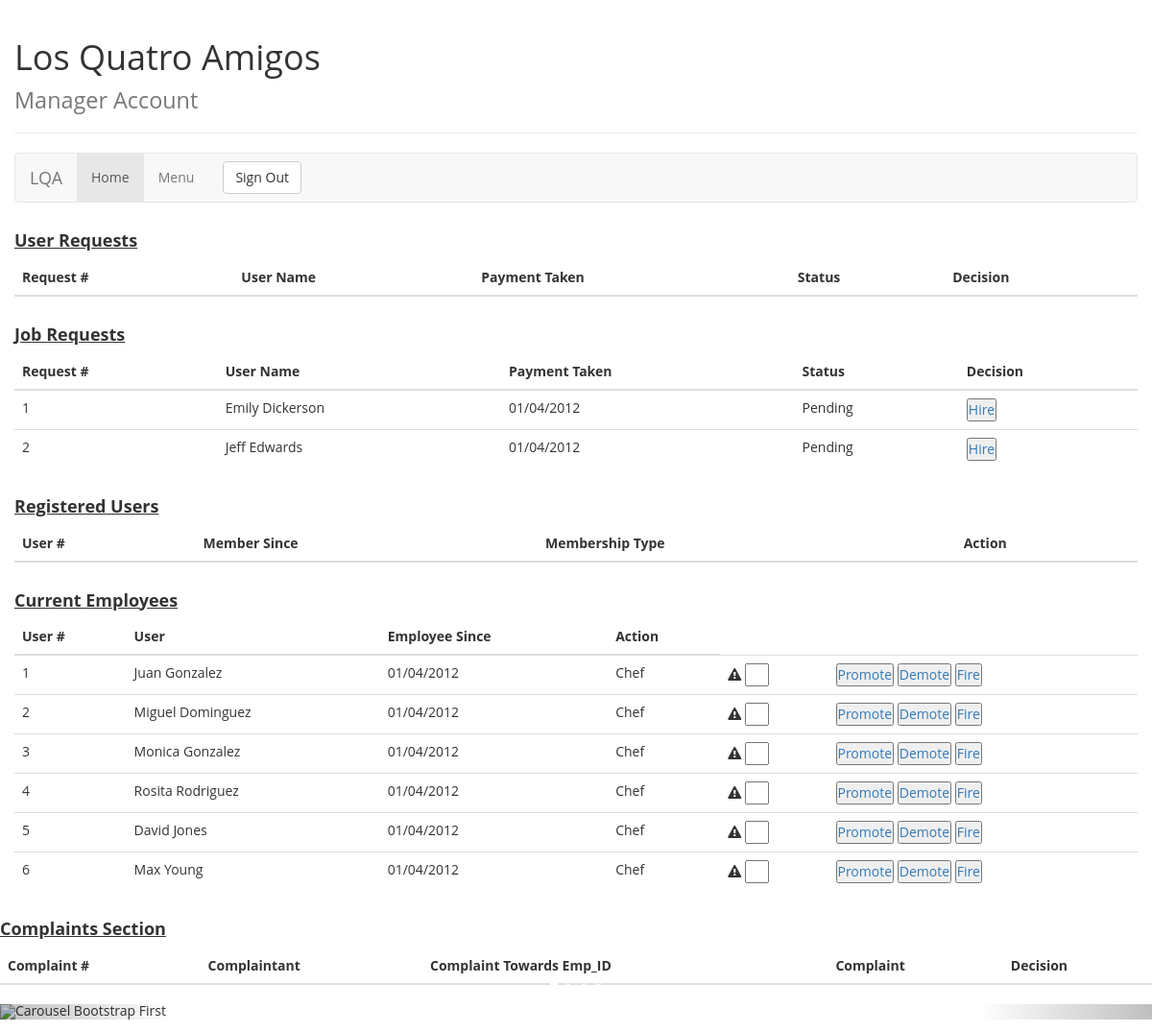
The page /hire_employee/C1 on the database its author committed.
### tables this page shows
CREATE TABLE employees (
    emp_id VARCHAR(5) not null,
    password varchar(20) not null,
    emp_fname varchar(20) not null,
    emp_lname varchar(20) not null,
    address varchar(40) not null,
    city varchar(20) not null,
    state nchar(2) not null,
    postal char(5) not null,
    apt varchar(5),
    phone nchar(10) not null,
    ssn varchar(9),
    birthdate DATE not null,
    salary decimal(5,2) not null,
    date_hired [timestamp] timestamp,
    hired nchar(1) not null,
    demotions int,
    compliments int,
    complaints int,
    PRIMARY KEY (emp_id)
    );

### app/models/views.py (the view)
@app.route('/hire_employee/<empl_name>', methods=['GET'])
def hire(empl_name):
    db = db_connect()
    db.hire_employee(empl_name)
    return view_management_page()

### app/models/models.py (called while the page is built)
    def select_all_hired_employees(self):
        result = self.cur.execute("SELECT * FROM employees WHERE hired = 1").fetchall()
        return result

    def select_all_pending_employees(self):
        result = self.cur.execute("SELECT * FROM employees WHERE hired = 0").fetchall()
        return result

    def select_all_unregistered_users(self):
        result = self.cur.execute("SELECT * FROM users WHERE registered = 0").fetchall()
        return result

    def select_all_registered_users(self):
        result = self.cur.execute("SELECT * FROM users Where registered = 1").fetchall()
        return result

    def select_all_pending_complaints(self):
        result = self.cur.execute("SELECT * FROM complaints WHERE approval=0").fetchall()
        return result

    def hire_employee(self,emp_id):
        self.cur.execute("UPDATE employees SET hired = 1 where emp_id ='%s'" %emp_id)
        self.con.commit()

### app/models/views.py (called while the page is built)
@app.route('/loginManager')
def view_management_page():
    db = db_connect()
    unregistered_users = db.select_all_unregistered_users()
    registered = db.select_all_registered_users()
    hired_employees = db.select_all_hired_employees()
    unhired_employees = db.select_all_pending_employees()
    list_of_complaints = db.select_all_pending_complaints()
    return render_template("loginMANAGER.html", registered_users=registered, unregistered=unregistered_users,
                           hired_employees=hired_employees, unhired_employees=unhired_employees, complaints=list_of_complaints )

### app/templates/loginMANAGER.html (shortened to what this page needs)
<!DOCTYPE html>
<html lang="en">
  <head>
    <link href="{{ url_for('static', filename='style.css') }}" rel="stylesheet">
    <link href="{{ url_for('static', filename='bootstrap/css/bootstrap.css') }}" rel="stylesheet">
    <link rel="stylesheet" href="{{ url_for('static', filename='font-awesome-4.7.0/css/font-awesome.min.css') }}">
  </head>
  <body>
    <div class="container-fluid">
	<div class="row">
		<div class="col-md-12">
			<div class="page-header">
				<h1>
					Los Quatro Amigos <br> <small> Manager Account </small>
				</h1>
			</div>
			<nav class="navbar navbar-default" role="navigation">
				<div class="navbar-header">
					 <a class="navbar-brand" href="#">LQA</a>
				</div>
				<div class="collapse navbar-collapse" id="bs-example-navbar-collapse-1">
					<ul class="nav navbar-nav">
						<li class="active">
							<a href="#">Home</a>
						</li>
						<li>
							<a href="#">Menu</a>
						</li>
					</ul>
					<form class="navbar-form navbar-left" role="search">
						<button type="submit" class="btn btn-default">
							Sign Out
						</button>
					</form>
				</div>
			</nav>
		</div>
	</div>
	<div class="row">
		<div class="col-md-12">
            <h4> <strong style="text-decoration: underline"> User Requests </strong> </h4>
			<table class="table">
				<thead>
					<tr>
						<th>
							Request #
						</th>
						<th>
							User Name
						</th>
						<th>
							Payment Taken
						</th>
						<th>
							Status
						</th>
                        <th>
                            Decision
                        </th>
					</tr>
				</thead>
			</table>
		</div>
	</div>
	<div class="row">
		<div class="col-md-12">
        <h4> <strong style="text-decoration: underline"> Job Requests </strong> </h4>
			<table class="table">
				<thead>
					<tr>
						<th>
							Request #
						</th>
						<th>
							User Name
						</th>
						<th>
							Payment Taken
						</th>
						<th>
							Status
						</th>
                        <th>
                            Decision
                        </th>
					</tr>
				</thead>
				<tbody>
                    {% for unhired_employee in unhired_employees %}
                    <tr>
                        <td>
                             {{ loop.index }}
                        </td>
                        <td>
                            {{ unhired_employee[2] }} {{ unhired_employee[3] }}
                        </td>
                        <td>
                            01/04/2012
                        </td>
                        <td>
                            Pending
                        </td>
                        <td>
                            <button type="button" ><a href="{{ url_for('hire', empl_name=unhired_employee[0]) }}">Hire </a></button>
                        </td>
                    </tr>
                 {% endfor %}
                </tbody>
			</table>
		</div>
	</div>
	<div class="row">
		<div class="col-md-12">
        <h4> <strong style="text-decoration: underline"> Registered Users </strong> </h4>
			<table class="table">
				<thead>
					<tr>
						<th>
							User #
						</th>
						<th>
							Member Since
						</th>
						<th>
                            Membership Type
						</th>
						<th>
							Action
						</th>
					</tr>
				</thead>
			</table>
		</div>
	</div>
	<div class="row">
		<div class="col-md-12">
         <h4> <strong style="text-decoration: underline"> Current Employees </strong> </h4>
			<table class="table">
					<thead>
						<tr>
							<th>
								User #
							</th>
							<th>
								User
							</th>
							<th>
								Employee Since
							</th>
							<th>
								Action
							</th>
						</tr>
					</thead>
					<tbody>
                      {% for employees in hired_employees %}
                      <tr>
                      <td>
                      {{ loop.index }}
                      </td>
                      <td>
                      {{employees[2]}} {{employees[3]}}
                      </td>
                      <td>
                      01/04/2012
                      </td>
                      <td>
                      Chef
                      </td>
                      <td>
                      <form >
                      <span class="fa fa-exclamation-triangle" aria-hidden="true"> </span> <input type="text" name="first_name" style="width: 25px"/>
                      </form>
                      </td>
                      <td>
                      <button type="button" ><a href="{{ url_for('promote', empl_name=employees[0]) }}"> Promote </a></button>
                      <button type="button" ><a href="{{ url_for('demote', empl_name=employees[0]) }}"> Demote </a></button>
                      <button type="button" ><a href="{{ url_for('fire', empl_name=employees[0]) }}"> Fire </a></button>
                      </td>
                      </tr>
                     {% endfor %}
                    </tbody>
			</table>
		</div>
	</div>
</div>
        <div class="row">
		<div class="col-md-12">
        <h4> <strong style="text-decoration: underline"> Complaints Section </strong> </h4>
			<table class="table">
				<thead>
					<tr>
						<th>
							Complaint #
						</th>
						<th>
							Complaintant
						</th>
						<th>
							Complaint Towards Emp_ID
						</th>
						<th>
							Complaint
						</th>
                        <th>
                            Decision
                        </th>
					</tr>
				</thead>
			</table>
		</div>
	</div>
	<div class="carousel slide" id="carousel-361270">
		<ol class="carousel-indicators">
			<li class="active" data-slide-to="1" data-target="#carousel-361270">
			</li>
			<li data-slide-to="2" data-target="#carousel-361270">
			</li>
			<li data-slide-to="3" data-target="#carousel-361270">
			</li>
			<li data-slide-to="4" data-target="#carousel-361270">
			</li>
		</ol>
		<div class="carousel-inner">
			<div class="item active">
				<img alt="Carousel Bootstrap First" src="https://www.okchicas.com/wp-content/uploads/2016/02/Comida-mexicana-17.jpg" style="margin-left: auto; margin-right: auto ">
			</div>
		</div> <a class="left carousel-control" href="#carousel-361270" data-slide="prev"><span class="glyphicon glyphicon-chevron-left"></span></a> <a class="right carousel-control" href="#carousel-361270" data-slide="next"><span class="glyphicon glyphicon-chevron-right"></span></a>
	</div>
  </body>
</html>

### app/static/style.css (style rules this page uses)
* { margin: 0px auto; padding: 0px; font-family: 'Open Sans', sans-serif; }

### rows shown on the page
employees: emp_fname "Emily", emp_lname "Dickerson"
employees: emp_fname "Jeff", emp_lname "Edwards"
employees: emp_fname "Juan", emp_lname "Gonzalez"
employees: emp_fname "Miguel", emp_lname "Dominguez"
employees: emp_fname "Monica", emp_lname "Gonzalez"
employees: emp_fname "Rosita", emp_lname "Rodriguez"
employees: emp_fname "David", emp_lname "Jones"
employees: emp_fname "Max", emp_lname "Young"
